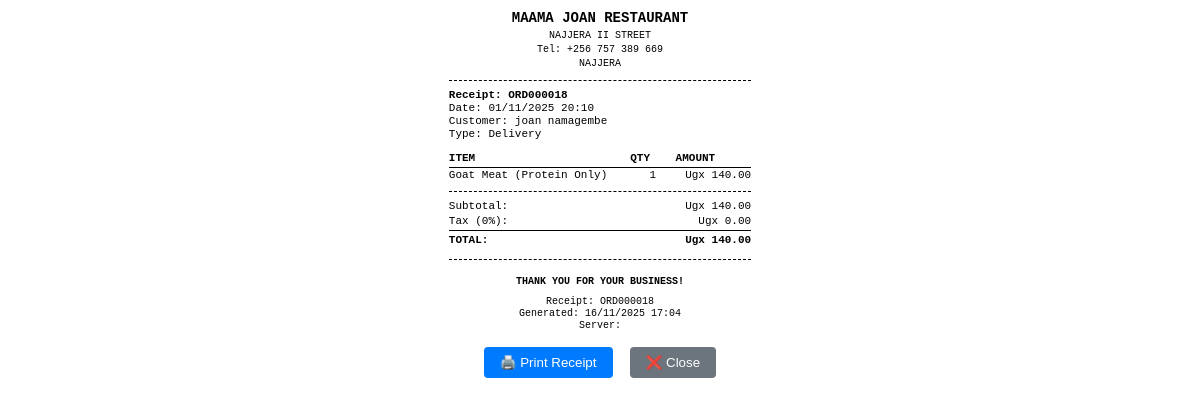
The app's page /orders/18/print-receipt/ (signed in) with its own data.
### orders/models.py (models this page shows, shortened)
class Order(models.Model):
    ORDER_STATUS = [
        ('pending', 'Pending'),
        ('confirmed', 'Confirmed'),
        ('preparing', 'Preparing'),
        ('ready', 'Ready'),
        ('served', 'Served'),
        ('cancelled', 'Cancelled'),
        ('paid', 'Paid'),
    ]
    ORDER_TYPES = [
        ('dine_in', 'Dine In'),
        ('takeaway', 'Takeaway'),
        ('delivery', 'Delivery'),
    ]
    order_number = models.CharField(max_length=20, unique=True)
    customer = models.ForeignKey(Customer, on_delete=models.CASCADE, related_name='orders')
    order_type = models.CharField(max_length=20, choices=ORDER_TYPES)
    status = models.CharField(max_length=20, choices=ORDER_STATUS, default='pending')
    table_number = models.PositiveIntegerField(null=True, blank=True)
    waiter = models.ForeignKey(Employee, on_delete=models.SET_NULL, null=True, blank=True)
    created_at = models.DateTimeField(auto_now_add=True)
    updated_at = models.DateTimeField(auto_now=True)
    total_amount = models.DecimalField(max_digits=10, decimal_places=2, default=0, validators=[MinValueValidator(0)])
    notes = models.TextField(blank=True)
    branch = models.ForeignKey(Branch, on_delete=models.CASCADE, null=True, blank=True)
    delivery_address = models.TextField(blank=True, null=True)
    customer_phone = models.CharField(max_length=20, blank=True)
    customer_email = models.EmailField(blank=True)

class OrderItem(models.Model):
    order = models.ForeignKey(Order, on_delete=models.CASCADE, related_name='order_items')
    menu_item = models.ForeignKey(MenuItem, on_delete=models.CASCADE)
    quantity = models.PositiveIntegerField(default=1, validators=[MinValueValidator(1)])
    unit_price = models.DecimalField(max_digits=10, decimal_places=2, validators=[MinValueValidator(0)])
    notes = models.TextField(blank=True)
    is_custom_combo = models.BooleanField(default=False)
    custom_base_item = models.ForeignKey(
        MenuItem,
        on_delete=models.SET_NULL,
        null=True,
        blank=True,
        related_name='custom_base_orders',
        limit_choices_to={'item_type': 'base'}
    )
    custom_protein_source = models.ForeignKey(
        MenuItem,
        on_delete=models.SET_NULL,
        null=True,
        blank=True,
        related_name='custom_source_orders',
        limit_choices_to={'item_type': 'source'}
    )
    @property
    def subtotal(self):
        return self.quantity * self.unit_price
    @property
    def display_name(self):
        if self.is_custom_combo and self.custom_base_item and self.custom_protein_source:
            return f"{self.custom_base_item.name} with {self.custom_protein_source.name}"
        elif self.notes:  # Use custom name from notes if available
            return self.notes
        return self.menu_item.display_name

### core/models.py (models this page shows, shortened)
class Branch(models.Model):
    name = models.CharField(max_length=200)
    address = models.TextField()
    phone = models.CharField(max_length=20)
    email = models.EmailField()
    opening_time = models.TimeField()
    closing_time = models.TimeField()
    is_active = models.BooleanField(default=True)
    manager = models.ForeignKey('Employee', on_delete=models.SET_NULL, null=True, blank=True, related_name='managed_branches')

class Customer(models.Model):
    name = models.CharField(max_length=100)
    phone = models.CharField(max_length=20)
    email = models.EmailField(blank=True, null=True)
    address = models.TextField(blank=True, null=True)
    created_at = models.DateTimeField(auto_now_add=True)
    preferred_branch = models.ForeignKey(Branch, on_delete=models.SET_NULL, null=True, blank=True)
    def orders_count(self):
        return self.order_set.count()
    orders_count.short_description = 'Total Orders'

### orders/views.py (the view)
# urls.py: path('<int:pk>/print-receipt/', views.print_receipt, name='print_receipt'),
@login_required
def print_receipt(request, pk):
    order = get_object_or_404(Order, pk=pk)
    if (hasattr(request.user, 'employee') and
        request.user.employee.branch != order.branch and
        not request.user.is_superuser):
        messages.error(request, "You don't have permission to print this receipt")
        return redirect('orders:order_list')
    context = {
        'order': order,
        'order_items': order.order_items.all(),
        'business_name': 'MAAMA JOAN RESTAURANT',
        'business_address': 'NAJJERA II STREET',
        'business_phone': '+256 757 389 669',
    }
    return render(request, 'orders/receipt_print.html', context)

### core/context_processors.py (called while the page is built)
def restaurant_info(request):
    try:
        restaurant = Restaurant.objects.first()
    except:
        restaurant = None
    return {
        'restaurant': restaurant
    }

### templates/orders/receipt_print.html (shortened to what this page needs)
<!DOCTYPE html>
<html>
<head>
</head>
<body>
    <div class="receipt">
        <div class="header">
            <div class="business-name">{{ business_name }}</div>
            <div class="business-info">{{ business_address }}</div>
            <div class="business-info">Tel: {{ business_phone }}</div>
            <div class="business-info">{{ order.branch.name }}</div>
        </div>
        <div class="order-info">
            <div><strong>Receipt: {{ order.order_number }}</strong></div>
            <div>Date: {{ order.created_at|date:"d/m/Y H:i" }}</div>
            <div>Customer: {{ order.customer.name }}</div>
            <div>Type: {{ order.get_order_type_display }}</div>
        </div>
        <table class="items-table">
            <thead>
                <tr>
                    <th class="item-name">ITEM</th>
                    <th class="item-qty">QTY</th>
                    <th class="item-price">AMOUNT</th>
                </tr>
            </thead>
            <tbody>
                {% for item in order_items %}
                <tr>
                    <td class="item-name">
                        {{ item.display_name }}
                    </td>
                    <td class="item-qty">{{ item.quantity }}</td>
                    <td class="item-price">Ugx {{ item.subtotal }}</td>
                </tr>
                {% endfor %}
            </tbody>
        </table>
        <div class="total-section">
            <div class="total-row">
                <span>Subtotal:</span>
                <span>Ugx {{ order.total_amount }}</span>
            </div>
            <div class="total-row">
                <span>Tax (0%):</span>
                <span>Ugx 0.00</span>
            </div>
            <div class="total-row" style="font-weight: bold; border-top: 1px solid #000; padding-top: 3px;">
                <span>TOTAL:</span>
                <span>Ugx {{ order.total_amount }}</span>
            </div>
        </div>
        <div class="footer">
            <div class="thank-you">THANK YOU FOR YOUR BUSINESS!</div>
            <div>Receipt: {{ order.order_number }}</div>
            <div>Generated: {% now "d/m/Y H:i" %}</div>
            <div>Server: {{ request.user.get_full_name }}</div>
        </div>
        <div class="no-print" style="text-align: center; margin-top: 15px;">
            <button onclick="window.print()" style="padding: 8px 16px; background: #007bff; color: white; border: none; border-radius: 4px; cursor: pointer;">
                🖨️ Print Receipt
            </button>
            <button onclick="window.close()" style="padding: 8px 16px; background: #6c757d; color: white; border: none; border-radius: 4px; cursor: pointer; margin-left: 10px;">
                ❌ Close
            </button>
        </div>
    </div>
</body>
</html>

### templates/orders/receipt_print.html (style rules this page uses)
body { font-family: 'Courier New', monospace; font-size: 12px; line-height: 1.2; margin: 0; padding: 10px; max-width: 80mm; margin: 0 auto; }
.receipt { width: 100%; }
.header { text-align: center; border-bottom: 1px dashed #000; padding-bottom: 8px; margin-bottom: 8px; }
.business-name { font-size: 14px; font-weight: bold; margin-bottom: 3px; }
.business-info { font-size: 10px; margin-bottom: 2px; }
.order-info { margin-bottom: 8px; font-size: 11px; }
.items-table { width: 100%; border-collapse: collapse; margin-bottom: 8px; font-size: 11px; }
.items-table th { text-align: left; border-bottom: 1px solid #000; padding: 2px 0; font-weight: bold; }
.items-table td { padding: 1px 0; vertical-align: top; }
.item-name { width: 60%; }
.item-qty { width: 15%; text-align: center; }
.item-price { width: 25%; text-align: right; }
.total-section { border-top: 1px dashed #000; padding-top: 8px; margin-top: 8px; font-size: 11px; }
.total-row { display: flex; justify-content: space-between; margin-bottom: 2px; }
.footer { text-align: center; margin-top: 12px; font-size: 10px; border-top: 1px dashed #000; padding-top: 8px; }
.thank-you { font-weight: bold; margin: 8px 0; }

### records on screen
Order: branch.name "NAJJERA", order_number "ORD000018", created_at "01/11/2025 20:10", customer.name "joan namagembe", order_type "Delivery", total_amount "140.00"
OrderItem: display_name "Goat Meat (Protein Only)", quantity "1", subtotal "140.00"

### other values on screen
{{ business_name }} "MAAMA JOAN RESTAURANT"
{{ business_address }} "NAJJERA II STREET"
{{ business_phone }} "+256 757 389 669"
